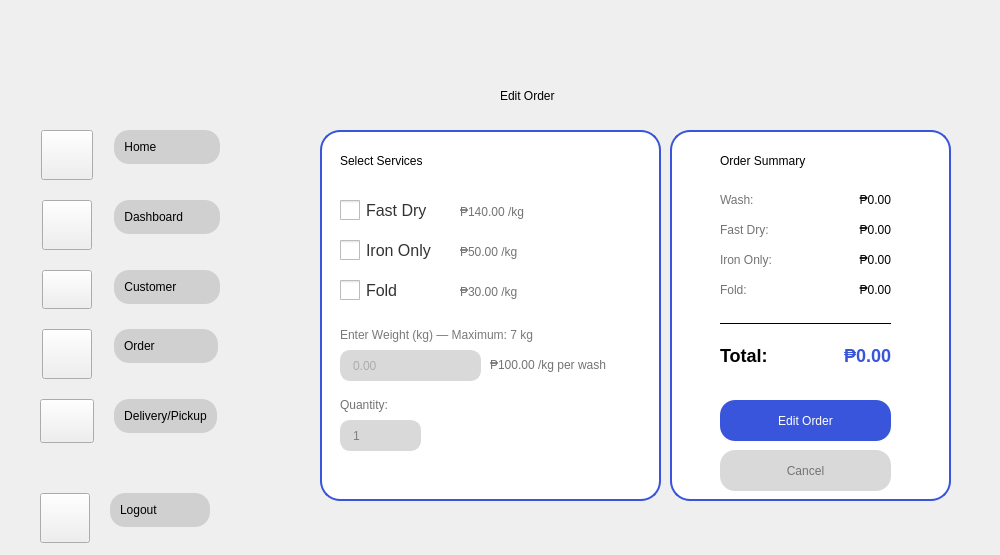
    <widget class="QWidget" name="EditOrder">
     <property name="styleSheet">
      <string notr="true">#EditOrder{
border-image: url(&quot;:/images/4.png&quot;) 0 0 0 0 stretch stretch;
background-repeat: (no-repeat);
backkground-position: (fixed);

}
#QLabel{
font-family: &quot;Fredoka&quot;;
font-size: 20px;
}</string>
     </property>
     <widget class="QLabel" name="summaryWashPrice_2">
      <property name="geometry">
       <rect>
        <x>810</x>
        <y>190</y>
        <width>81</width>
        <height>21</height>
       </rect>
      </property>
      <property name="text">
       <string>&lt;html&gt;&lt;head/&gt;&lt;body&gt;&lt;p align=&quot;right&quot;&gt;₱0.00&lt;/p&gt;&lt;/body&gt;&lt;/html&gt;</string>
      </property>
     </widget>
     <widget class="QLabel" name="ok_9">
      <property name="geometry">
       <rect>
        <x>500</x>
        <y>60</y>
        <width>491</width>
        <height>71</height>
       </rect>
      </property>
      <property name="text">
       <string>Edit Order</string>
      </property>
     </widget>
     <widget class="QWidget" name="verticalLayoutWidget_37">
      <property name="geometry">
       <rect>
        <x>30</x>
        <y>130</y>
        <width>241</width>
        <height>301</height>
       </rect>
      </property>
      <layout class="QVBoxLayout" name="verticalLayout_90">
       <property name="spacing">
        <number>1</number>
       </property>
       <property name="sizeConstraint">
        <enum>QLayout::SetFixedSize</enum>
       </property>
       <item>
        <layout class="QFormLayout" name="formLayout_24">
         <property name="sizeConstraint">
          <enum>QLayout::SetDefaultConstraint</enum>
         </property>
         <property name="fieldGrowthPolicy">
          <enum>QFormLayout::FieldsStayAtSizeHint</enum>
         </property>
         <property name="rowWrapPolicy">
          <enum>QFormLayout::WrapLongRows</enum>
         </property>
         <property name="labelAlignment">
          <set>Qt::AlignCenter</set>
         </property>
         <property name="formAlignment">
          <set>Qt::AlignLeading|Qt::AlignLeft|Qt::AlignVCenter</set>
         </property>
         <property name="horizontalSpacing">
          <number>20</number>
         </property>
         <property name="verticalSpacing">
          <number>20</number>
         </property>
         <property name="leftMargin">
          <number>10</number>
         </property>
         <property name="topMargin">
          <number>0</number>
         </property>
         <property name="bottomMargin">
          <number>0</number>
         </property>
         <item row="0" column="0">
          <widget class="QPushButton" name="h1_8">
           <property name="styleSheet">
            <string notr="true">QPushButton{
border-image: url(&quot;:/Icons/Home.png&quot;) 0 0 0 0 stretch stretch;
background-repeat: no-repeat;
 width: 44px;
    height: 42px;

}</string>
           </property>
           <property name="text">
            <string/>
           </property>
          </widget>
         </item>
         <item row="0" column="1">
          <layout class="QVBoxLayout" name="verticalLayout_91">
           <item>
            <widget class="QPushButton" name="Homebut_10">
             <property name="styleSheet">
              <string notr="true">QPushButton {
            background-color: #D0D0D0;
			border-style: outset;
			 padding: 10px;
            border-radius: 15px; /* Adjust this value for desired roundness */
            border-color: #D0D0D0; /* Example border color */
				
}

QPushButton:hover {
    background-color: #D9d9d9; /* Color when the mouse hovers over it */
	padding: 10px;
            border-radius: 15px; /* Adjust this value for desired roundness */
}
QPushButton:pressed {
    background-color: #797979; /* Color when the button is clicked down */
	padding: 10px;
            border-radius: 15px; /* Adjust this value for desired roundness */
}</string>
             </property>
             <property name="text">
              <string>Home                </string>
             </property>
             <property name="shortcut">
              <string/>
             </property>
             <property name="autoDefault">
              <bool>false</bool>
             </property>
             <property name="default">
              <bool>false</bool>
             </property>
             <property name="flat">
              <bool>true</bool>
             </property>
            </widget>
           </item>
          </layout>
         </item>
         <item row="1" column="0">
          <widget class="QPushButton" name="db1_8">
           <property name="styleSheet">
            <string notr="true">QPushButton{
border-image: url(&quot;:/Icons/DashB.png&quot;) 0 0 0 0 stretch stretch;
background-repeat: no-repeat;
 width: 42px;
    height: 42px;

}</string>
           </property>
           <property name="text">
            <string/>
           </property>
          </widget>
         </item>
         <item row="1" column="1">
          <layout class="QVBoxLayout" name="verticalLayout_92">
           <item>
            <widget class="QPushButton" name="Dashbut_10">
             <property name="styleSheet">
              <string notr="true">QPushButton {
            background-color: #D0D0D0;
			border-style: outset;
			 padding: 10px;
            border-radius: 15px; /* Adjust this value for desired roundness */
            border-color: #D0D0D0; /* Example border color */
				
}

QPushButton:hover {
    background-color: #D9d9d9; /* Color when the mouse hovers over it */
	padding: 10px;
            border-radius: 15px; /* Adjust this value for desired roundness */
}
QPushButton:pressed {
    background-color: #797979; /* Color when the button is clicked down */
	padding: 10px;
            border-radius: 15px; /* Adjust this value for desired roundness */
}</string>
             </property>
             <property name="text">
              <string>Dashboard        </string>
             </property>
             <property name="autoDefault">
              <bool>false</bool>
             </property>
             <property name="default">
              <bool>false</bool>
             </property>
             <property name="flat">
              <bool>false</bool>
             </property>
            </widget>
           </item>
          </layout>
         </item>
         <item row="2" column="0">
          <widget class="QPushButton" name="u1_8">
           <property name="styleSheet">
            <string notr="true">QPushButton{
border-image: url(&quot;:/Icons/User.png&quot;) 0 0 0 0 stretch stretch;
background-repeat: no-repeat;
 width: 42px;
    height: 31px;

}</string>
           </property>
           <property name="text">
            <string/>
           </property>
          </widget>
         </item>
         <item row="2" column="1">
          <layout class="QVBoxLayout" name="verticalLayout_93">
           <item>
            <widget class="QPushButton" name="Userbut_10">
             <property name="styleSheet">
              <string notr="true">QPushButton {
            background-color: #D0D0D0;
			border-style: outset;
			 padding: 10px;
            border-radius: 15px; /* Adjust this value for desired roundness */
            border-color: #D0D0D0; /* Example border color */
				
}

QPushButton:hover {
    background-color: #D9d9d9; /* Color when the mouse hovers over it */
	padding: 10px;
            border-radius: 15px; /* Adjust this value for desired roundness */
}
QPushButton:pressed {
    background-color: #797979; /* Color when the button is clicked down */
	padding: 10px;
            border-radius: 15px; /* Adjust this value for desired roundness */
}</string>
             </property>
             <property name="text">
              <string>Customer          </string>
             </property>
             <property name="autoDefault">
              <bool>false</bool>
             </property>
             <property name="default">
              <bool>false</bool>
             </property>
             <property name="flat">
              <bool>false</bool>
             </property>
            </widget>
           </item>
          </layout>
         </item>
         <item row="3" column="0">
          <widget class="QPushButton" name="o1_8">
           <property name="styleSheet">
            <string notr="true">QPushButton{
border-image: url(&quot;:/Icons/Ordernowbg.png&quot;) 0 0 0 0 stretch stretch;
background-repeat: no-repeat;
 width: 42px;
    height: 42px;

}</string>
           </property>
           <property name="text">
            <string/>
           </property>
           <property name="autoRepeat">
            <bool>false</bool>
           </property>
           <property name="flat">
            <bool>false</bool>
           </property>
          </widget>
         </item>
         <item row="3" column="1">
          <layout class="QVBoxLayout" name="verticalLayout_95">
           <item>
            <widget class="QPushButton" name="Orderbut_10">
             <property name="styleSheet">
              <string notr="true">QPushButton {
            background-color: #D0D0D0;
			border-style: outset;
			 padding: 10px;
            border-radius: 15px; /* Adjust this value for desired roundness */
            border-color: #D0D0D0; /* Example border color */
				
}

QPushButton:hover {
    background-color: #D9d9d9; /* Color when the mouse hovers over it */
	padding: 10px;
            border-radius: 15px; /* Adjust this value for desired roundness */
}
QPushButton:pressed {
    background-color: #797979; /* Color when the button is clicked down */
	padding: 10px;
            border-radius: 15px; /* Adjust this value for desired roundness */
}</string>
             </property>
             <property name="text">
              <string>Order                </string>
             </property>
             <property name="autoDefault">
              <bool>false</bool>
             </property>
             <property name="default">
              <bool>false</bool>
             </property>
             <property name="flat">
              <bool>false</bool>
             </property>
            </widget>
           </item>
          </layout>
         </item>
         <item row="4" column="0">
          <widget class="QPushButton" name="d1_8">
           <property name="styleSheet">
            <string notr="true">QPushButton{
border-image: url(&quot;:/Icons/Deliv.png&quot;) 0 0 0 0 stretch stretch;
background-repeat: no-repeat;
 width: 46px;
    height: 36px;

}</string>
           </property>
           <property name="text">
            <string/>
           </property>
           <property name="autoRepeat">
            <bool>false</bool>
           </property>
           <property name="flat">
            <bool>false</bool>
           </property>
          </widget>
         </item>
         <item row="4" column="1">
          <layout class="QVBoxLayout" name="verticalLayout_96">
           <item>
            <widget class="QPushButton" name="Delivlab_10">
             <property name="styleSheet">
              <string notr="true">QPushButton {
            background-color: #D0D0D0;
			border-style: outset;
			 padding: 10px;
            border-radius: 15px; /* Adjust this value for desired roundness */
            border-color: #D0D0D0; /* Example border color */
				
}

QPushButton:hover {
    background-color: #D9d9d9; /* Color when the mouse hovers over it */
	padding: 10px;
            border-radius: 15px; /* Adjust this value for desired roundness */
}
QPushButton:pressed {
    background-color: #797979; /* Color when the button is clicked down */
	padding: 10px;
            border-radius: 15px; /* Adjust this value for desired roundness */
}</string>
             </property>
             <property name="text">
              <string>Delivery/Pickup</string>
             </property>
             <property name="autoDefault">
              <bool>false</bool>
             </property>
             <property name="default">
              <bool>false</bool>
             </property>
             <property name="flat">
              <bool>false</bool>
             </property>
            </widget>
           </item>
          </layout>
         </item>
        </layout>
       </item>
      </layout>
     </widget>
     <widget class="QLabel" name="weightLabel_2">
      <property name="geometry">
       <rect>
        <x>340</x>
        <y>325</y>
        <width>201</width>
        <height>21</height>
       </rect>
      </property>
      <property name="text">
       <string>&lt;html&gt;&lt;head/&gt;&lt;body&gt;&lt;p&gt;&lt;span style=&quot; color:#797979;&quot;&gt;Enter Weight (kg) — Maximum: 7 kg&lt;/span&gt;&lt;/p&gt;&lt;/body&gt;&lt;/html&gt;</string>
      </property>
     </widget>
     <widget class="QLabel" name="quantityLabel_2">
      <property name="geometry">
       <rect>
        <x>340</x>
        <y>395</y>
        <width>71</width>
        <height>21</height>
       </rect>
      </property>
      <property name="text">
       <string>&lt;html&gt;&lt;head/&gt;&lt;body&gt;&lt;p&gt;&lt;span style=&quot; color:#737373;&quot;&gt;Quantity:&lt;/span&gt;&lt;/p&gt;&lt;/body&gt;&lt;/html&gt;</string>
      </property>
     </widget>
     <widget class="Line" name="dividerLine_2">
      <property name="geometry">
       <rect>
        <x>720</x>
        <y>315</y>
        <width>171</width>
        <height>16</height>
       </rect>
      </property>
      <property name="frameShadow">
       <enum>QFrame::Plain</enum>
      </property>
      <property name="orientation">
       <enum>Qt::Horizontal</enum>
      </property>
     </widget>
     <widget class="QLabel" name="totalLabel_2">
      <property name="geometry">
       <rect>
        <x>720</x>
        <y>340</y>
        <width>71</width>
        <height>31</height>
       </rect>
      </property>
      <property name="text">
       <string>&lt;html&gt;&lt;head/&gt;&lt;body&gt;&lt;p&gt;&lt;span style=&quot; font-size:18px; font-weight:600;&quot;&gt;Total:&lt;/span&gt;&lt;/p&gt;&lt;/body&gt;&lt;/html&gt;</string>
      </property>
     </widget>
     <widget class="QLabel" name="totalPrice_2">
      <property name="geometry">
       <rect>
        <x>790</x>
        <y>340</y>
        <width>101</width>
        <height>31</height>
       </rect>
      </property>
      <property name="text">
       <string>&lt;html&gt;&lt;head/&gt;&lt;body&gt;&lt;p align=&quot;right&quot;&gt;&lt;span style=&quot; font-size:18px; font-weight:600; color:#3855DB;&quot;&gt;₱0.00&lt;/span&gt;&lt;/p&gt;&lt;/body&gt;&lt;/html&gt;</string>
      </property>
     </widget>
     <widget class="QLabel" name="fastDryPriceLabel_2">
      <property name="geometry">
       <rect>
        <x>460</x>
        <y>197</y>
        <width>151</width>
        <height>31</height>
       </rect>
      </property>
      <property name="text">
       <string>&lt;html&gt;&lt;head/&gt;&lt;body&gt;&lt;p&gt;&lt;span style=&quot; color:#737373;&quot;&gt;₱140.00 /kg&lt;/span&gt;&lt;/p&gt;&lt;/body&gt;&lt;/html&gt;</string>
      </property>
     </widget>
     <widget class="QLabel" name="summaryWashLabel_2">
      <property name="geometry">
       <rect>
        <x>720</x>
        <y>190</y>
        <width>71</width>
        <height>21</height>
       </rect>
      </property>
      <property name="text">
       <string>&lt;html&gt;&lt;head/&gt;&lt;body&gt;&lt;p&gt;&lt;span style=&quot; color:#737373;&quot;&gt;Wash:&lt;/span&gt;&lt;/p&gt;&lt;/body&gt;&lt;/html&gt;</string>
      </property>
     </widget>
     <widget class="QLineEdit" name="weightInput_2">
      <property name="geometry">
       <rect>
        <x>340</x>
        <y>350</y>
        <width>141</width>
        <height>31</height>
       </rect>
      </property>
      <property name="styleSheet">
       <string notr="true">QLineEdit {
background-color: #d9d9d9;
color: gray;
border: 1px solid #d9d9d9;
border-radius: 10px;
padding-left: 10px;
padding-right: 10px;
}</string>
      </property>
      <property name="text">
       <string/>
      </property>
      <property name="maxLength">
       <number>1</number>
      </property>
      <property name="placeholderText">
       <string>0.00</string>
      </property>
     </widget>
     <widget class="QWidget" name="verticalLayoutWidget_36">
      <property name="geometry">
       <rect>
        <x>30</x>
        <y>490</y>
        <width>241</width>
        <height>56</height>
       </rect>
      </property>
      <layout class="QVBoxLayout" name="verticalLayout_88">
       <item>
        <layout class="QFormLayout" name="formLayout_23">
         <property name="fieldGrowthPolicy">
          <enum>QFormLayout::FieldsStayAtSizeHint</enum>
         </property>
         <property name="rowWrapPolicy">
          <enum>QFormLayout::WrapLongRows</enum>
         </property>
         <property name="labelAlignment">
          <set>Qt::AlignCenter</set>
         </property>
         <property name="formAlignment">
          <set>Qt::AlignLeading|Qt::AlignLeft|Qt::AlignVCenter</set>
         </property>
         <property name="horizontalSpacing">
          <number>20</number>
         </property>
         <property name="verticalSpacing">
          <number>20</number>
         </property>
         <property name="leftMargin">
          <number>10</number>
         </property>
         <item row="0" column="0">
          <widget class="QPushButton" name="s1_8">
           <property name="styleSheet">
            <string notr="true">QPushButton{
border-image: url(&quot;:/Icons/Profilenowhite.png&quot;) 0 0 0 0 stretch stretch;
background-repeat: no-repeat;
 width: 42px;
    height: 42px;

}</string>
           </property>
           <property name="text">
            <string/>
           </property>
          </widget>
         </item>
         <item row="0" column="1">
          <layout class="QVBoxLayout" name="verticalLayout_89">
           <item>
            <widget class="QPushButton" name="Settbut_10">
             <property name="styleSheet">
              <string notr="true">QPushButton {
            background-color: #D0D0D0;
			border-style: outset;
			 padding: 10px;
            border-radius: 15px; /* Adjust this value for desired roundness */
            border-color: #D0D0D0; /* Example border color */
				
}

QPushButton:hover {
    background-color: #D9d9d9; /* Color when the mouse hovers over it */
	padding: 10px;
            border-radius: 15px; /* Adjust this value for desired roundness */
}
QPushButton:pressed {
    background-color: #797979; /* Color when the button is clicked down */
	padding: 10px;
            border-radius: 15px; /* Adjust this value for desired roundness */
}</string>
             </property>
             <property name="text">
              <string>Logout             </string>
             </property>
             <property name="autoDefault">
              <bool>false</bool>
             </property>
             <property name="default">
              <bool>false</bool>
             </property>
             <property name="flat">
              <bool>false</bool>
             </property>
            </widget>
           </item>
          </layout>
         </item>
        </layout>
       </item>
      </layout>
     </widget>
     <widget class="QLabel" name="summaryIronPrice_2">
      <property name="geometry">
       <rect>
        <x>810</x>
        <y>250</y>
        <width>81</width>
        <height>21</height>
       </rect>
      </property>
      <property name="text">
       <string>&lt;html&gt;&lt;head/&gt;&lt;body&gt;&lt;p align=&quot;right&quot;&gt;₱0.00&lt;/p&gt;&lt;/body&gt;&lt;/html&gt;</string>
      </property>
     </widget>
     <widget class="QLabel" name="summaryFastDryLabel_2">
      <property name="geometry">
       <rect>
        <x>720</x>
        <y>220</y>
        <width>71</width>
        <height>21</height>
       </rect>
      </property>
      <property name="text">
       <string>&lt;html&gt;&lt;head/&gt;&lt;body&gt;&lt;p&gt;&lt;span style=&quot; color:#737373;&quot;&gt;Fast Dry:&lt;/span&gt;&lt;/p&gt;&lt;/body&gt;&lt;/html&gt;</string>
      </property>
     </widget>
     <widget class="QLabel" name="summaryTitle_2">
      <property name="geometry">
       <rect>
        <x>720</x>
        <y>145</y>
        <width>151</width>
        <height>31</height>
       </rect>
      </property>
      <property name="text">
       <string>Order Summary</string>
      </property>
     </widget>
     <widget class="QLabel" name="washPriceLabel_2">
      <property name="geometry">
       <rect>
        <x>490</x>
        <y>350</y>
        <width>151</width>
        <height>31</height>
       </rect>
      </property>
      <property name="text">
       <string>&lt;html&gt;&lt;head/&gt;&lt;body&gt;&lt;p&gt;&lt;span style=&quot; color:#737373;&quot;&gt;₱100.00 /kg per wash&lt;/span&gt;&lt;/p&gt;&lt;/body&gt;&lt;/html&gt;</string>
      </property>
     </widget>
     <widget class="QPushButton" name="cancelButton_2">
      <property name="geometry">
       <rect>
        <x>720</x>
        <y>450</y>
        <width>171</width>
        <height>41</height>
       </rect>
      </property>
      <property name="styleSheet">
       <string notr="true">QPushButton {
background-color: #d9d9d9;
color: #737373;
border-radius: 15px;
}
QPushButton:hover {
background-color: #9c9b9b;
}
QPushButton:pressed {
background-color: #FFFFFF;
color: #9c9b9b;
border-style: outset;
border-width: 3px;
border-radius: 15px;
border-color: #9c9b9b;
}</string>
      </property>
      <property name="text">
       <string>Cancel</string>
      </property>
     </widget>
     <widget class="QCheckBox" name="foldCheckbox_2">
      <property name="geometry">
       <rect>
        <x>340</x>
        <y>275</y>
        <width>111</width>
        <height>31</height>
       </rect>
      </property>
      <property name="styleSheet">
       <string notr="true">QCheckBox {
font-size: 16px;
color: #333;
}
QCheckBox::indicator {
width: 20px;
height: 20px;
}</string>
      </property>
      <property name="text">
       <string>Fold</string>
      </property>
     </widget>
     <widget class="QLabel" name="servicesFrame_4">
      <property name="geometry">
       <rect>
        <x>320</x>
        <y>130</y>
        <width>341</width>
        <height>371</height>
       </rect>
      </property>
      <property name="styleSheet">
       <string notr="true">QLabel {
background-color: white;
border: 2px solid #3855DB;
border-radius: 20px;
}</string>
      </property>
      <property name="text">
       <string/>
      </property>
     </widget>
     <widget class="QSpinBox" name="quantitySpinBox_2">
      <property name="geometry">
       <rect>
        <x>340</x>
        <y>420</y>
        <width>81</width>
        <height>31</height>
       </rect>
      </property>
      <property name="styleSheet">
       <string notr="true">QSpinBox {
background-color: #d9d9d9;
color: gray;
border: 1px solid #d9d9d9;
border-radius: 10px;
padding-left: 10px;
padding-right: 10px;
}
QSpinBox::up-button, QSpinBox::down-button {
width: 16px;
border-radius: 5px;
}</string>
      </property>
      <property name="readOnly">
       <bool>true</bool>
      </property>
      <property name="minimum">
       <number>1</number>
      </property>
      <property name="maximum">
       <number>100</number>
      </property>
      <property name="value">
       <number>1</number>
      </property>
     </widget>
     <widget class="QLabel" name="summaryFastDryPrice_2">
      <property name="geometry">
       <rect>
        <x>810</x>
        <y>220</y>
        <width>81</width>
        <height>21</height>
       </rect>
      </property>
      <property name="text">
       <string>&lt;html&gt;&lt;head/&gt;&lt;body&gt;&lt;p align=&quot;right&quot;&gt;₱0.00&lt;/p&gt;&lt;/body&gt;&lt;/html&gt;</string>
      </property>
     </widget>
     <widget class="QCheckBox" name="fastDryCheckbox_2">
      <property name="geometry">
       <rect>
        <x>340</x>
        <y>195</y>
        <width>111</width>
        <height>31</height>
       </rect>
      </property>
      <property name="styleSheet">
       <string notr="true">QCheckBox {
font-size: 16px;
color: #333;
}
QCheckBox::indicator {
width: 20px;
height: 20px;
}</string>
      </property>
      <property name="text">
       <string>Fast Dry</string>
      </property>
     </widget>
     <widget class="QPushButton" name="createOrderButton_2">
      <property name="geometry">
       <rect>
        <x>720</x>
        <y>400</y>
        <width>171</width>
        <height>41</height>
       </rect>
      </property>
      <property name="styleSheet">
       <string notr="true">QPushButton {
background-color: #3855DB;
color: White;
border-radius: 15px;
}
QPushButton:hover {
background-color: #2746C3;
}
QPushButton:pressed {
background-color: #FFFFFF;
color: #3855DB;
border-style: outset;
border-width: 3px;
border-radius: 15px;
border-color: #2746C3;
}</string>
      </property>
      <property name="text">
       <string>Edit Order</string>
      </property>
     </widget>
     <widget class="QLabel" name="summaryFoldLabel_2">
      <property name="geometry">
       <rect>
        <x>720</x>
        <y>280</y>
        <width>71</width>
        <height>21</height>
       </rect>
      </property>
      <property name="text">
       <string>&lt;html&gt;&lt;head/&gt;&lt;body&gt;&lt;p&gt;&lt;span style=&quot; color:#737373;&quot;&gt;Fold:&lt;/span&gt;&lt;/p&gt;&lt;/body&gt;&lt;/html&gt;</string>
      </property>
     </widget>
     <widget class="QLabel" name="servicesTitle_2">
      <property name="geometry">
       <rect>
        <x>340</x>
        <y>145</y>
        <width>181</width>
        <height>31</height>
       </rect>
      </property>
      <property name="text">
       <string>Select Services</string>
      </property>
     </widget>
     <widget class="QLabel" name="summaryFrame_3">
      <property name="geometry">
       <rect>
        <x>670</x>
        <y>130</y>
        <width>281</width>
        <height>371</height>
       </rect>
      </property>
      <property name="styleSheet">
       <string notr="true">QLabel {
background-color: white;
border: 2px solid #3855DB;
border-radius: 20px;
}</string>
      </property>
      <property name="text">
       <string/>
      </property>
     </widget>
     <widget class="QCheckBox" name="ironCheckbox_2">
      <property name="geometry">
       <rect>
        <x>340</x>
        <y>235</y>
        <width>111</width>
        <height>31</height>
       </rect>
      </property>
      <property name="styleSheet">
       <string notr="true">QCheckBox {
font-size: 16px;
color: #333;
}
QCheckBox::indicator {
width: 20px;
height: 20px;
}</string>
      </property>
      <property name="text">
       <string>Iron Only</string>
      </property>
     </widget>
     <widget class="QLabel" name="summaryFoldPrice_2">
      <property name="geometry">
       <rect>
        <x>810</x>
        <y>280</y>
        <width>81</width>
        <height>21</height>
       </rect>
      </property>
      <property name="text">
       <string>&lt;html&gt;&lt;head/&gt;&lt;body&gt;&lt;p align=&quot;right&quot;&gt;₱0.00&lt;/p&gt;&lt;/body&gt;&lt;/html&gt;</string>
      </property>
     </widget>
     <widget class="QLabel" name="summaryIronLabel_2">
      <property name="geometry">
       <rect>
        <x>720</x>
        <y>250</y>
        <width>71</width>
        <height>21</height>
       </rect>
      </property>
      <property name="text">
       <string>&lt;html&gt;&lt;head/&gt;&lt;body&gt;&lt;p&gt;&lt;span style=&quot; color:#737373;&quot;&gt;Iron Only:&lt;/span&gt;&lt;/p&gt;&lt;/body&gt;&lt;/html&gt;</string>
      </property>
     </widget>
     <widget class="QLabel" name="fastDryPriceLabel_5">
      <property name="geometry">
       <rect>
        <x>460</x>
        <y>237</y>
        <width>151</width>
        <height>31</height>
       </rect>
      </property>
      <property name="text">
       <string>&lt;html&gt;&lt;head/&gt;&lt;body&gt;&lt;p&gt;&lt;span style=&quot; color:#737373;&quot;&gt;₱50.00 /kg&lt;/span&gt;&lt;/p&gt;&lt;/body&gt;&lt;/html&gt;</string>
      </property>
     </widget>
     <widget class="QLabel" name="fastDryPriceLabel_6">
      <property name="geometry">
       <rect>
        <x>460</x>
        <y>277</y>
        <width>151</width>
        <height>31</height>
       </rect>
      </property>
      <property name="text">
       <string>&lt;html&gt;&lt;head/&gt;&lt;body&gt;&lt;p&gt;&lt;span style=&quot; color:#737373;&quot;&gt;₱30.00 /kg&lt;/span&gt;&lt;/p&gt;&lt;/body&gt;&lt;/html&gt;</string>
      </property>
     </widget>
     <zorder>summaryFrame_3</zorder>
     <zorder>servicesFrame_4</zorder>
     <zorder>summaryWashPrice_2</zorder>
     <zorder>ok_9</zorder>
     <zorder>verticalLayoutWidget_37</zorder>
     <zorder>weightLabel_2</zorder>
     <zorder>quantityLabel_2</zorder>
     <zorder>dividerLine_2</zorder>
     <zorder>totalLabel_2</zorder>
     <zorder>totalPrice_2</zorder>
     <zorder>fastDryPriceLabel_2</zorder>
     <zorder>summaryWashLabel_2</zorder>
     <zorder>weightInput_2</zorder>
     <zorder>verticalLayoutWidget_36</zorder>
     <zorder>summaryIronPrice_2</zorder>
     <zorder>summaryFastDryLabel_2</zorder>
     <zorder>summaryTitle_2</zorder>
     <zorder>washPriceLabel_2</zorder>
     <zorder>cancelButton_2</zorder>
     <zorder>foldCheckbox_2</zorder>
     <zorder>quantitySpinBox_2</zorder>
     <zorder>summaryFastDryPrice_2</zorder>
     <zorder>fastDryCheckbox_2</zorder>
     <zorder>createOrderButton_2</zorder>
     <zorder>summaryFoldLabel_2</zorder>
     <zorder>servicesTitle_2</zorder>
     <zorder>ironCheckbox_2</zorder>
     <zorder>summaryFoldPrice_2</zorder>
     <zorder>summaryIronLabel_2</zorder>
     <zorder>fastDryPriceLabel_5</zorder>
     <zorder>fastDryPriceLabel_6</zorder>
    </widget>
